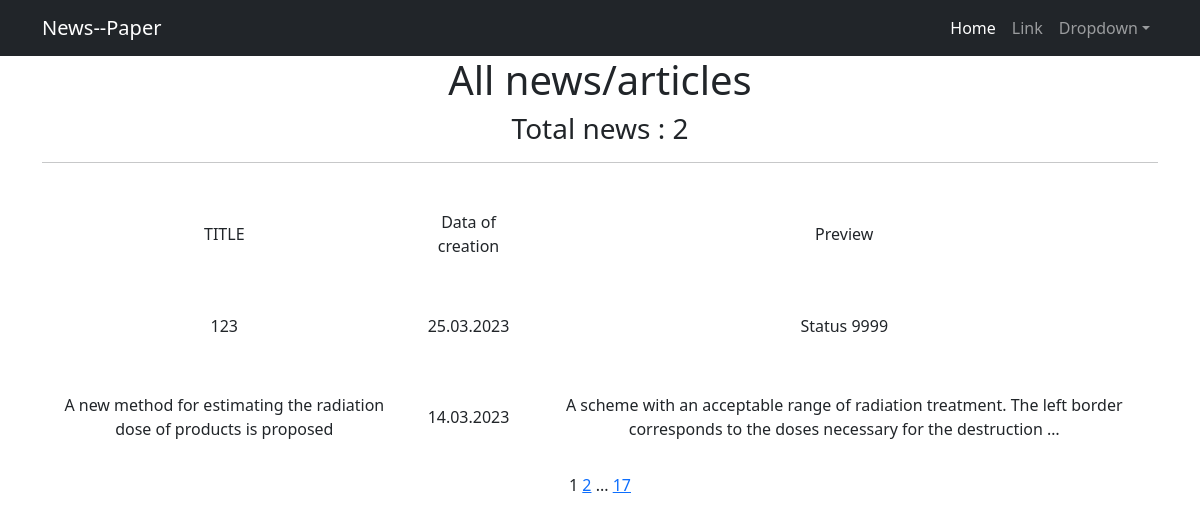
Page /news/ on the committed database.
### news/models.py (models this page shows, shortened)
class Post(models.Model):
    objects = None
    author = models.ForeignKey(Author, on_delete=models.CASCADE)
    typContent = [('Article', 'Article'), ('News', 'News')]
    newsArticle = models.CharField(choices=typContent, max_length=7, default='News')
    dateTime = models.DateTimeField(auto_now_add=True)
    category = models.ManyToManyField(Category, through='PostCategory')
    title = models.CharField(max_length=255)
    text = models.TextField()
    rating = models.SmallIntegerField(default=0)

### news/views.py (the view, shortened to what this page needs)
# urls.py: path('', PostList.as_view(), name='post_list'),
class PostList(ListView):
    model = Post
    ordering = 'title'
    template_name = 'news/heads.html'
    context_object_name = 'titles'
    paginate_by = 2

### news/templatetags/custom_filters.py (called while the page is built)
@register.filter(name='censor')
def censor(value):
    sent = value.split()
    for i in bad_words:
        for words in sent:
            if i in words:
                pos = sent.index(words)
                sent.remove(words)
                sent.insert(pos, '*' * len(i))
    return " ".join(sent)

### templates/news/heads.html (shortened to what this page needs)
<!DOCTYPE html>
{% extends 'default.html' %}
{% load custom_filters %}
{% load cache %}
{% cache 30 content %}
    {% block content %}
    <h1>All news/articles</h1>
    <h3>Total news : {{ titles|length }}</h3>
    <hr>
    {% if titles %}
        <table frame= void cellspacing="0" cellpadding="10" rules="rows"
    border="1" width="100%" height="90%">
            <tr>
                <td>TITLE</td>
                <td>Data of creation</td>
                <td>Preview</td>
            </tr>
            {% for title in titles %}
            <tr>
                <td>{{ title.title|censor }}</td>
                <td>{{ title.dateTime|date:"d.m.Y" }}</td>
                <td>{{ title.text|truncatewords:20|censor }}</td>
            </tr>
            {% endfor %}
        </table>
    {% else %}
        <h2>Not news/article</h2>
    {% endif %}
    {{ page_obj.number }}
    {% if page_obj.has_next %}
        <a href="?page={{ page_obj.next_page_number }}">{{ page_obj.next_page_number }}</a>
        {% if paginator.num_pages != page_obj.next_page_number %}
            ...
            <a href="?page={{ page_obj.paginator.num_pages }}">{{ page_obj.paginator.num_pages }}</a>
        {% endif %}
    {% endif %}
    {% endblock content %}
{% endcache %}

### rows in the picture
Post: title|censor "123", dateTime "25.03.2023", text|censor "Status 9999"
Post: title|censor "A new method for estimating the radiation dose of products is proposed", dateTime "14.03.2023", text|censor "A scheme with an acceptable range of radiation treatment. The left border corresponds to the doses necessary for the destruction …"

### other values in the picture
{{ titles|length }} "2"
{{ page_obj.number }} "1"
{{ page_obj.next_page_number }} "2"
{{ page_obj.paginator.num_pages }} "17"
